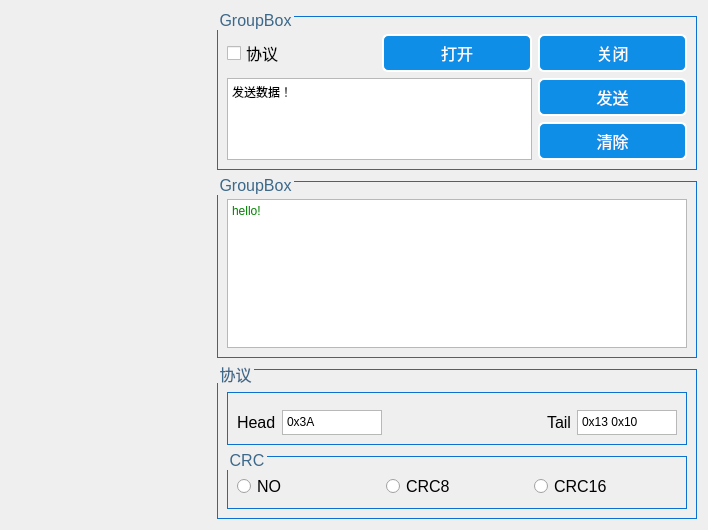
<?xml version="1.0" encoding="UTF-8"?>
<ui version="4.0">
 <class>SerialPortUi</class>
 <widget class="QDialog" name="SerialPortUi">
  <property name="geometry">
   <rect>
    <x>0</x>
    <y>0</y>
    <width>708</width>
    <height>530</height>
   </rect>
  </property>
  <property name="windowTitle">
   <string>Dialog</string>
  </property>
  <property name="styleSheet">
   <string notr="true">QTextBrowser{
	color: green;
}


QLabel{
    color: black;
    qproperty-alignment: AlignCenter;
	
    /*font-family: 'Verdana';*/
    font-size: 16px;}

/* ******************QPushButton****************** */
QPushButton{
    background-color: rgb(14, 142, 231);
	border-style: outset;
    border-width: 2px;
	border-radius: 6px;
    color: white;
	font-size: 16px;
}

QPushButton:hover{
    background-color: rgb(57, 159, 251);
}

QPushButton:pressed{
    background-color: rgb(0, 125, 213);
}

QPushButton:disabled{
    background-color: gray;
}

QCheckBox{
	font-size: 16px;
	alignment:center}
QRadioButton{
	font-size: 16px;
	alignment:center}
/* ******************QGroupBox****************** */
QGroupBox {
	border: 0.5px solid rgba(12, 112, 208, 255);
    margin-top: 5px;  /*leave space at the top for the title */
	padding-top: 8px;
	font-size: 16px;
}

QGroupBox::title {
    subcontrol-origin: margin;
	/* position at the top center */
    subcontrol-position: top left; 
    /*padding: 5px 5px;*/
    font-size: 16px;
    font-weight:  bold;
    color:rgb(60, 104, 137);
}

</string>
  </property>
  <layout class="QGridLayout" name="gridLayout_4">
   <item row="0" column="0" rowspan="3">
    <widget class="SerialPortSettingsDialog" name="widget" native="true">
     <property name="minimumSize">
      <size>
       <width>200</width>
       <height>400</height>
      </size>
     </property>
    </widget>
   </item>
   <item row="0" column="1">
    <widget class="QGroupBox" name="groupBox_2">
     <property name="title">
      <string>GroupBox</string>
     </property>
     <layout class="QGridLayout" name="gridLayout">
      <item row="0" column="0">
       <widget class="QCheckBox" name="checkBox_Protocol">
        <property name="text">
         <string>协议</string>
        </property>
       </widget>
      </item>
      <item row="0" column="1">
       <widget class="QPushButton" name="pushButton_Open">
        <property name="sizePolicy">
         <sizepolicy hsizetype="Minimum" vsizetype="Fixed">
          <horstretch>0</horstretch>
          <verstretch>0</verstretch>
         </sizepolicy>
        </property>
        <property name="minimumSize">
         <size>
          <width>75</width>
          <height>38</height>
         </size>
        </property>
        <property name="text">
         <string>打开</string>
        </property>
       </widget>
      </item>
      <item row="0" column="2">
       <widget class="QPushButton" name="pushButton_Close">
        <property name="sizePolicy">
         <sizepolicy hsizetype="Minimum" vsizetype="Fixed">
          <horstretch>0</horstretch>
          <verstretch>0</verstretch>
         </sizepolicy>
        </property>
        <property name="minimumSize">
         <size>
          <width>75</width>
          <height>38</height>
         </size>
        </property>
        <property name="text">
         <string>关闭</string>
        </property>
       </widget>
      </item>
      <item row="1" column="0" rowspan="2" colspan="2">
       <widget class="QTextEdit" name="textEdit_Send">
        <property name="sizePolicy">
         <sizepolicy hsizetype="Minimum" vsizetype="Fixed">
          <horstretch>0</horstretch>
          <verstretch>30</verstretch>
         </sizepolicy>
        </property>
        <property name="minimumSize">
         <size>
          <width>130</width>
          <height>50</height>
         </size>
        </property>
        <property name="maximumSize">
         <size>
          <width>16777215</width>
          <height>100</height>
         </size>
        </property>
        <property name="html">
         <string>&lt;!DOCTYPE HTML PUBLIC &quot;-//W3C//DTD HTML 4.0//EN&quot; &quot;http://www.w3.org/TR/REC-html40/strict.dtd&quot;&gt;
&lt;html&gt;&lt;head&gt;&lt;meta name=&quot;qrichtext&quot; content=&quot;1&quot; /&gt;&lt;style type=&quot;text/css&quot;&gt;
p, li { white-space: pre-wrap; }
&lt;/style&gt;&lt;/head&gt;&lt;body style=&quot; font-family:'SimSun'; font-size:9pt; font-weight:400; font-style:normal;&quot;&gt;
&lt;p style=&quot; margin-top:0px; margin-bottom:0px; margin-left:0px; margin-right:0px; -qt-block-indent:0; text-indent:0px;&quot;&gt;发送数据！&lt;/p&gt;&lt;/body&gt;&lt;/html&gt;</string>
        </property>
       </widget>
      </item>
      <item row="1" column="2">
       <widget class="QPushButton" name="pushButton_Send">
        <property name="sizePolicy">
         <sizepolicy hsizetype="Minimum" vsizetype="Fixed">
          <horstretch>0</horstretch>
          <verstretch>0</verstretch>
         </sizepolicy>
        </property>
        <property name="minimumSize">
         <size>
          <width>75</width>
          <height>38</height>
         </size>
        </property>
        <property name="text">
         <string>发送</string>
        </property>
       </widget>
      </item>
      <item row="2" column="2">
       <widget class="QPushButton" name="pushButton_Clear">
        <property name="sizePolicy">
         <sizepolicy hsizetype="Minimum" vsizetype="Fixed">
          <horstretch>0</horstretch>
          <verstretch>0</verstretch>
         </sizepolicy>
        </property>
        <property name="minimumSize">
         <size>
          <width>75</width>
          <height>38</height>
         </size>
        </property>
        <property name="text">
         <string>清除</string>
        </property>
       </widget>
      </item>
     </layout>
    </widget>
   </item>
   <item row="1" column="1">
    <widget class="QGroupBox" name="groupBox">
     <property name="title">
      <string>GroupBox</string>
     </property>
     <layout class="QHBoxLayout" name="horizontalLayout">
      <item>
       <widget class="QTextBrowser" name="textBrowser">
        <property name="html">
         <string>&lt;!DOCTYPE HTML PUBLIC &quot;-//W3C//DTD HTML 4.0//EN&quot; &quot;http://www.w3.org/TR/REC-html40/strict.dtd&quot;&gt;
&lt;html&gt;&lt;head&gt;&lt;meta name=&quot;qrichtext&quot; content=&quot;1&quot; /&gt;&lt;style type=&quot;text/css&quot;&gt;
p, li { white-space: pre-wrap; }
&lt;/style&gt;&lt;/head&gt;&lt;body style=&quot; font-family:'SimSun'; font-size:9pt; font-weight:400; font-style:normal;&quot;&gt;
&lt;p style=&quot; margin-top:0px; margin-bottom:0px; margin-left:0px; margin-right:0px; -qt-block-indent:0; text-indent:0px;&quot;&gt;hello!&lt;/p&gt;&lt;/body&gt;&lt;/html&gt;</string>
        </property>
       </widget>
      </item>
     </layout>
    </widget>
   </item>
   <item row="2" column="1">
    <widget class="QGroupBox" name="groupBox_3">
     <property name="title">
      <string>协议</string>
     </property>
     <layout class="QGridLayout" name="gridLayout_2">
      <item row="0" column="0">
       <widget class="QGroupBox" name="groupBox_5">
        <property name="sizePolicy">
         <sizepolicy hsizetype="Minimum" vsizetype="Preferred">
          <horstretch>0</horstretch>
          <verstretch>0</verstretch>
         </sizepolicy>
        </property>
        <property name="title">
         <string/>
        </property>
        <layout class="QGridLayout" name="gridLayout_3">
         <item row="0" column="0">
          <widget class="QLabel" name="label">
           <property name="text">
            <string>Head</string>
           </property>
          </widget>
         </item>
         <item row="0" column="1">
          <widget class="QPlainTextEdit" name="plainTextEdit_Head">
           <property name="sizePolicy">
            <sizepolicy hsizetype="Minimum" vsizetype="Fixed">
             <horstretch>0</horstretch>
             <verstretch>0</verstretch>
            </sizepolicy>
           </property>
           <property name="minimumSize">
            <size>
             <width>50</width>
             <height>25</height>
            </size>
           </property>
           <property name="maximumSize">
            <size>
             <width>100</width>
             <height>30</height>
            </size>
           </property>
           <property name="plainText">
            <string>0x3A</string>
           </property>
          </widget>
         </item>
         <item row="0" column="2">
          <spacer name="horizontalSpacer">
           <property name="orientation">
            <enum>Qt::Horizontal</enum>
           </property>
           <property name="sizeHint" stdset="0">
            <size>
             <width>153</width>
             <height>20</height>
            </size>
           </property>
          </spacer>
         </item>
         <item row="0" column="3">
          <widget class="QLabel" name="label_2">
           <property name="text">
            <string>Tail</string>
           </property>
          </widget>
         </item>
         <item row="0" column="4">
          <widget class="QPlainTextEdit" name="plainTextEdit_Tail">
           <property name="sizePolicy">
            <sizepolicy hsizetype="Minimum" vsizetype="Fixed">
             <horstretch>0</horstretch>
             <verstretch>0</verstretch>
            </sizepolicy>
           </property>
           <property name="minimumSize">
            <size>
             <width>50</width>
             <height>25</height>
            </size>
           </property>
           <property name="maximumSize">
            <size>
             <width>100</width>
             <height>30</height>
            </size>
           </property>
           <property name="plainText">
            <string>0x13 0x10</string>
           </property>
          </widget>
         </item>
        </layout>
       </widget>
      </item>
      <item row="1" column="0">
       <widget class="QGroupBox" name="groupBox_4">
        <property name="title">
         <string>CRC</string>
        </property>
        <layout class="QHBoxLayout" name="horizontalLayout_2">
         <item>
          <widget class="QRadioButton" name="radioButton_CRCNO">
           <property name="whatsThis">
            <string>1</string>
           </property>
           <property name="text">
            <string>NO   </string>
           </property>
          </widget>
         </item>
         <item>
          <widget class="QRadioButton" name="radioButton_CRC8">
           <property name="whatsThis">
            <string>2</string>
           </property>
           <property name="text">
            <string>CRC8 </string>
           </property>
          </widget>
         </item>
         <item>
          <widget class="QRadioButton" name="radioButton_CRC16">
           <property name="whatsThis">
            <string>3</string>
           </property>
           <property name="text">
            <string>CRC16</string>
           </property>
          </widget>
         </item>
        </layout>
       </widget>
      </item>
     </layout>
    </widget>
   </item>
  </layout>
 </widget>
 <customwidgets>
  <customwidget>
   <class>SerialPortSettingsDialog</class>
   <extends>QWidget</extends>
   <header>userui/serialportsettingsdialog.h</header>
   <container>1</container>
  </customwidget>
 </customwidgets>
 <resources/>
 <connections/>
</ui>
